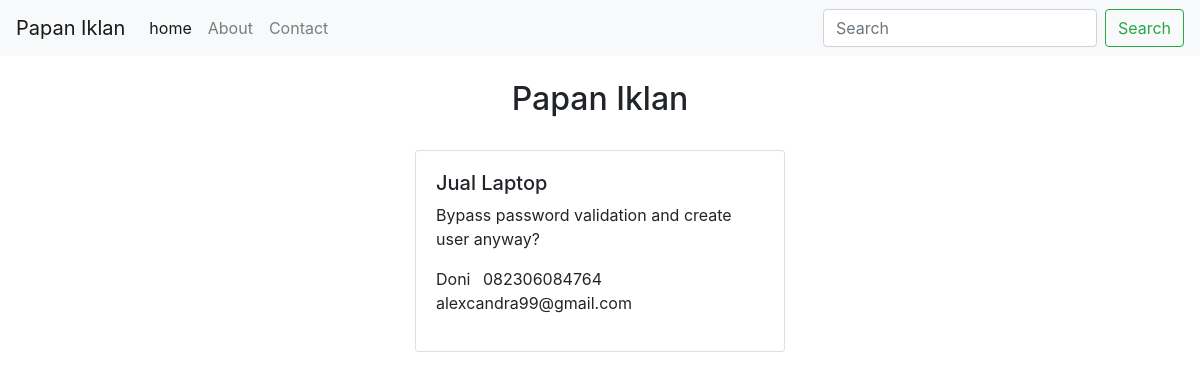
Screenshot of /iklan/1 with the database file from the repository.
### webapp/models.py (models this page shows)
class Iklan(models.Model):
    nama = models.CharField(max_length=200)
    judul= models.CharField(max_length=200)
    deskripsi = models.TextField()
    phone = models.CharField(max_length=20)
    email = models.CharField(max_length=200, blank=True, null=True)

### webapp/views.py (the view)
# urls.py: path('iklan/<int:id>', DetailIklanView.as_view(), name="iklan-detail"),
class DetailIklanView(TemplateView):
    template_name = 'detail.html'
    id = None
    def get(self, request, id):
        iklan = Iklan.objects.get(id=id)
        return render(request, self.template_name, {'object':iklan})

### templates/detail.html (shortened to what this page needs)
{% extends 'base.html' %}
{% block content %}
<div class="row">
    <div class="col text-center">
        <h2>Papan Iklan</h2>
    </div>
</div>
    <div class="row mt-4">
        <div class="col-lg-4 offset-lg-4">
            <div class="card">
                <div class="card-body">
                    <h5>{{object.judul}}</h5>
                    <p>{{object.deskripsi}}</p>
                    <ul class="list-inline">
                        <li class="list-inline-item">{{object.nama}}</li>
                        <li class="list-inline-item">{{object.phone}}</li>
                            {% if object.email %}
                                <li class="list-inline-item">
                                    {{object.email}}
                                </li>
                            {% endif %}
                    </ul>
                </div>
            </div>
        </div>
    </div>
{% endblock content %}

### rows the page displays
Iklan: judul "Jual Laptop", deskripsi "Bypass password validation and create user anyway?", nama "Doni", phone "082306084764", email "alexcandra99@gmail.com"
